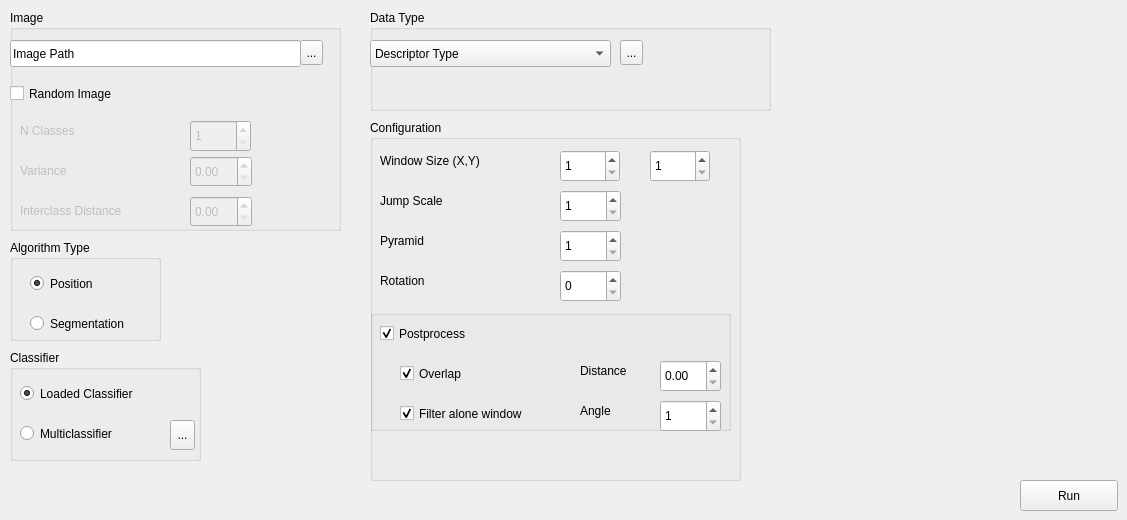
         <widget class="QWidget" name="i_detection">
          <property name="enabled">
           <bool>true</bool>
          </property>
          <attribute name="title">
           <string>Detection</string>
          </attribute>
          <widget class="QGroupBox" name="i_detection_configuration">
           <property name="geometry">
            <rect>
             <x>370</x>
             <y>120</y>
             <width>371</width>
             <height>361</height>
            </rect>
           </property>
           <property name="title">
            <string>Configuration</string>
           </property>
           <widget class="QLabel" name="i_detection_label_window">
            <property name="geometry">
             <rect>
              <x>10</x>
              <y>30</y>
              <width>151</width>
              <height>22</height>
             </rect>
            </property>
            <property name="text">
             <string>Window Size (X,Y)</string>
            </property>
           </widget>
           <widget class="QSpinBox" name="i_detection_windowx">
            <property name="geometry">
             <rect>
              <x>190</x>
              <y>30</y>
              <width>60</width>
              <height>32</height>
             </rect>
            </property>
            <property name="minimum">
             <number>1</number>
            </property>
            <property name="maximum">
             <number>999999</number>
            </property>
           </widget>
           <widget class="QSpinBox" name="i_detection_windowy">
            <property name="geometry">
             <rect>
              <x>280</x>
              <y>30</y>
              <width>60</width>
              <height>32</height>
             </rect>
            </property>
            <property name="minimum">
             <number>1</number>
            </property>
            <property name="maximum">
             <number>999999</number>
            </property>
           </widget>
           <widget class="QLabel" name="i_detection_label_jump">
            <property name="geometry">
             <rect>
              <x>10</x>
              <y>70</y>
              <width>101</width>
              <height>22</height>
             </rect>
            </property>
            <property name="text">
             <string>Jump Scale</string>
            </property>
           </widget>
           <widget class="QSpinBox" name="i_detection_jump">
            <property name="geometry">
             <rect>
              <x>190</x>
              <y>70</y>
              <width>61</width>
              <height>32</height>
             </rect>
            </property>
            <property name="minimum">
             <number>1</number>
            </property>
            <property name="maximum">
             <number>999999</number>
            </property>
           </widget>
           <widget class="QSpinBox" name="i_detection_rotation">
            <property name="geometry">
             <rect>
              <x>190</x>
              <y>150</y>
              <width>61</width>
              <height>32</height>
             </rect>
            </property>
            <property name="maximum">
             <number>360</number>
            </property>
           </widget>
           <widget class="QLabel" name="i_detection_label_rotation">
            <property name="geometry">
             <rect>
              <x>10</x>
              <y>150</y>
              <width>72</width>
              <height>22</height>
             </rect>
            </property>
            <property name="text">
             <string>Rotation</string>
            </property>
           </widget>
           <widget class="QGroupBox" name="groupBox_18">
            <property name="geometry">
             <rect>
              <x>0</x>
              <y>190</y>
              <width>361</width>
              <height>121</height>
             </rect>
            </property>
            <property name="title">
             <string/>
            </property>
            <widget class="QCheckBox" name="i_detection_overlap">
             <property name="geometry">
              <rect>
               <x>30</x>
               <y>50</y>
               <width>151</width>
               <height>27</height>
              </rect>
             </property>
             <property name="text">
              <string>Overlap</string>
             </property>
             <property name="checked">
              <bool>true</bool>
             </property>
            </widget>
            <widget class="QCheckBox" name="i_detection_filteralone">
             <property name="geometry">
              <rect>
               <x>30</x>
               <y>90</y>
               <width>161</width>
               <height>27</height>
              </rect>
             </property>
             <property name="text">
              <string>Filter alone window</string>
             </property>
             <property name="checked">
              <bool>true</bool>
             </property>
            </widget>
            <widget class="QSpinBox" name="i_detection_angle">
             <property name="geometry">
              <rect>
               <x>290</x>
               <y>90</y>
               <width>61</width>
               <height>32</height>
              </rect>
             </property>
             <property name="minimum">
              <number>1</number>
             </property>
             <property name="maximum">
              <number>360</number>
             </property>
            </widget>
            <widget class="QLabel" name="i_detection_label_angle">
             <property name="geometry">
              <rect>
               <x>210</x>
               <y>90</y>
               <width>51</width>
               <height>22</height>
              </rect>
             </property>
             <property name="text">
              <string>Angle</string>
             </property>
            </widget>
            <widget class="QCheckBox" name="i_detection_postprocess">
             <property name="geometry">
              <rect>
               <x>10</x>
               <y>10</y>
               <width>151</width>
               <height>27</height>
              </rect>
             </property>
             <property name="text">
              <string>Postprocess</string>
             </property>
             <property name="checked">
              <bool>true</bool>
             </property>
            </widget>
            <widget class="QDoubleSpinBox" name="i_detection_distance">
             <property name="geometry">
              <rect>
               <x>290</x>
               <y>50</y>
               <width>61</width>
               <height>32</height>
              </rect>
             </property>
             <property name="maximum">
              <double>999999.000000000000000</double>
             </property>
            </widget>
            <widget class="QLabel" name="i_detection_label_distance">
             <property name="geometry">
              <rect>
               <x>210</x>
               <y>50</y>
               <width>81</width>
               <height>22</height>
              </rect>
             </property>
             <property name="text">
              <string>Distance</string>
             </property>
            </widget>
           </widget>
           <widget class="QSpinBox" name="i_detection_pyramid">
            <property name="geometry">
             <rect>
              <x>190</x>
              <y>110</y>
              <width>61</width>
              <height>32</height>
             </rect>
            </property>
            <property name="minimum">
             <number>1</number>
            </property>
            <property name="maximum">
             <number>999999</number>
            </property>
           </widget>
           <widget class="QLabel" name="i_detection_label_pyramid">
            <property name="geometry">
             <rect>
              <x>10</x>
              <y>110</y>
              <width>101</width>
              <height>22</height>
             </rect>
            </property>
            <property name="text">
             <string>Pyramid</string>
            </property>
           </widget>
          </widget>
          <widget class="QGroupBox" name="i_detectio_classifier">
           <property name="geometry">
            <rect>
             <x>10</x>
             <y>350</y>
             <width>191</width>
             <height>111</height>
            </rect>
           </property>
           <property name="title">
            <string>Classifier</string>
           </property>
           <widget class="QToolButton" name="i_detection_multiclassifier_tool">
            <property name="geometry">
             <rect>
              <x>160</x>
              <y>70</y>
              <width>25</width>
              <height>30</height>
             </rect>
            </property>
            <property name="text">
             <string>...</string>
            </property>
           </widget>
           <widget class="QRadioButton" name="i_detection_loaded">
            <property name="geometry">
             <rect>
              <x>10</x>
              <y>30</y>
              <width>181</width>
              <height>27</height>
             </rect>
            </property>
            <property name="text">
             <string>Loaded Classifier</string>
            </property>
            <property name="checked">
             <bool>true</bool>
            </property>
           </widget>
           <widget class="QRadioButton" name="i_detection_multiclassifier">
            <property name="geometry">
             <rect>
              <x>10</x>
              <y>70</y>
              <width>151</width>
              <height>27</height>
             </rect>
            </property>
            <property name="text">
             <string>Multiclassifier</string>
            </property>
           </widget>
          </widget>
          <widget class="QGroupBox" name="i_detection_datatype">
           <property name="enabled">
            <bool>true</bool>
           </property>
           <property name="geometry">
            <rect>
             <x>370</x>
             <y>10</y>
             <width>401</width>
             <height>101</height>
            </rect>
           </property>
           <property name="title">
            <string>Data Type</string>
           </property>
           <widget class="QToolButton" name="i_detection_datatype_tool">
            <property name="geometry">
             <rect>
              <x>250</x>
              <y>30</y>
              <width>23</width>
              <height>25</height>
             </rect>
            </property>
            <property name="text">
             <string>...</string>
            </property>
           </widget>
           <widget class="QComboBox" name="i_detection_descriptor_type">
            <property name="geometry">
             <rect>
              <x>0</x>
              <y>30</y>
              <width>241</width>
              <height>27</height>
             </rect>
            </property>
            <item>
             <property name="text">
              <string>Descriptor Type</string>
             </property>
            </item>
            <item>
             <property name="text">
              <string>RGB</string>
             </property>
            </item>
            <item>
             <property name="text">
              <string>GRAY</string>
             </property>
            </item>
            <item>
             <property name="text">
              <string>HSV</string>
             </property>
            </item>
            <item>
             <property name="text">
              <string>H Channel</string>
             </property>
            </item>
            <item>
             <property name="text">
              <string>S Channel</string>
             </property>
            </item>
            <item>
             <property name="text">
              <string>V Channel</string>
             </property>
            </item>
            <item>
             <property name="text">
              <string>Threshold</string>
             </property>
            </item>
            <item>
             <property name="text">
              <string>Canny</string>
             </property>
            </item>
            <item>
             <property name="text">
              <string>Sobel</string>
             </property>
            </item>
            <item>
             <property name="text">
              <string>HOG</string>
             </property>
            </item>
            <item>
             <property name="text">
              <string>Keypoints</string>
             </property>
            </item>
            <item>
             <property name="text">
              <string>Main Color</string>
             </property>
            </item>
           </widget>
          </widget>
          <widget class="QGroupBox" name="i_detection_image">
           <property name="geometry">
            <rect>
             <x>10</x>
             <y>10</y>
             <width>331</width>
             <height>221</height>
            </rect>
           </property>
           <property name="title">
            <string>Image</string>
           </property>
           <widget class="QToolButton" name="i_detection_file_tool">
            <property name="geometry">
             <rect>
              <x>290</x>
              <y>30</y>
              <width>23</width>
              <height>25</height>
             </rect>
            </property>
            <property name="text">
             <string>...</string>
            </property>
           </widget>
           <widget class="QLineEdit" name="i_detection_path">
            <property name="geometry">
             <rect>
              <x>0</x>
              <y>30</y>
              <width>291</width>
              <height>27</height>
             </rect>
            </property>
            <property name="text">
             <string>Image Path</string>
            </property>
           </widget>
           <widget class="QLabel" name="i_detection_label_nclasses">
            <property name="enabled">
             <bool>false</bool>
            </property>
            <property name="geometry">
             <rect>
              <x>10</x>
              <y>110</y>
              <width>91</width>
              <height>22</height>
             </rect>
            </property>
            <property name="text">
             <string>N Classes</string>
            </property>
           </widget>
           <widget class="QSpinBox" name="i_detection_nclasses">
            <property name="enabled">
             <bool>false</bool>
            </property>
            <property name="geometry">
             <rect>
              <x>180</x>
              <y>110</y>
              <width>61</width>
              <height>32</height>
             </rect>
            </property>
            <property name="minimum">
             <number>1</number>
            </property>
            <property name="maximum">
             <number>999999</number>
            </property>
           </widget>
           <widget class="QCheckBox" name="i_detection_random">
            <property name="geometry">
             <rect>
              <x>0</x>
              <y>70</y>
              <width>161</width>
              <height>27</height>
             </rect>
            </property>
            <property name="text">
             <string>Random Image</string>
            </property>
           </widget>
           <widget class="QLabel" name="i_detection_label_variance">
            <property name="enabled">
             <bool>false</bool>
            </property>
            <property name="geometry">
             <rect>
              <x>10</x>
              <y>150</y>
              <width>131</width>
              <height>21</height>
             </rect>
            </property>
            <property name="text">
             <string>Variance</string>
            </property>
           </widget>
           <widget class="QLabel" name="i_detection_label_interclass">
            <property name="enabled">
             <bool>false</bool>
            </property>
            <property name="geometry">
             <rect>
              <x>10</x>
              <y>190</y>
              <width>161</width>
              <height>21</height>
             </rect>
            </property>
            <property name="text">
             <string>Interclass Distance</string>
            </property>
           </widget>
           <widget class="QDoubleSpinBox" name="i_detection_variance">
            <property name="enabled">
             <bool>false</bool>
            </property>
            <property name="geometry">
             <rect>
              <x>180</x>
              <y>146</y>
              <width>62</width>
              <height>31</height>
             </rect>
            </property>
            <property name="maximum">
             <double>999999.989999999990687</double>
            </property>
            <property name="singleStep">
             <double>0.100000000000000</double>
            </property>
           </widget>
           <widget class="QDoubleSpinBox" name="i_detection_interclass">
            <property name="enabled">
             <bool>false</bool>
            </property>
            <property name="geometry">
             <rect>
              <x>180</x>
              <y>186</y>
              <width>62</width>
              <height>31</height>
             </rect>
            </property>
            <property name="maximum">
             <double>999999.989999999990687</double>
            </property>
            <property name="singleStep">
             <double>0.100000000000000</double>
            </property>
           </widget>
          </widget>
          <widget class="QGroupBox" name="i_detection_algorithm">
           <property name="geometry">
            <rect>
             <x>10</x>
             <y>240</y>
             <width>151</width>
             <height>101</height>
            </rect>
           </property>
           <property name="title">
            <string>Algorithm Type</string>
           </property>
           <widget class="QRadioButton" name="i_detection_segmentation">
            <property name="geometry">
             <rect>
              <x>20</x>
              <y>70</y>
              <width>141</width>
              <height>27</height>
             </rect>
            </property>
            <property name="text">
             <string>Segmentation</string>
            </property>
           </widget>
           <widget class="QRadioButton" name="i_detection_position">
            <property name="geometry">
             <rect>
              <x>20</x>
              <y>30</y>
              <width>115</width>
              <height>27</height>
             </rect>
            </property>
            <property name="text">
             <string>Position</string>
            </property>
            <property name="checked">
             <bool>true</bool>
            </property>
           </widget>
          </widget>
          <widget class="QPushButton" name="i_detection_run">
           <property name="geometry">
            <rect>
             <x>1020</x>
             <y>480</y>
             <width>98</width>
             <height>31</height>
            </rect>
           </property>
           <property name="text">
            <string>Run</string>
           </property>
          </widget>
         </widget>
